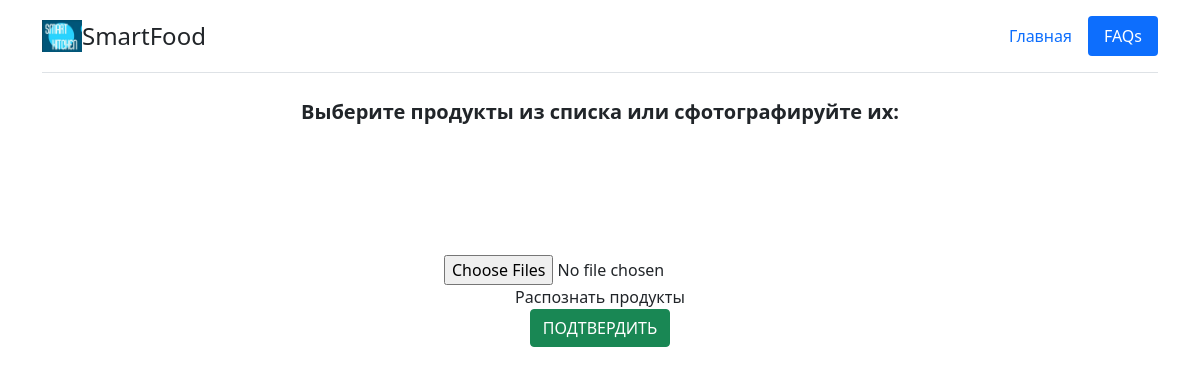
The app's page /smartfood/, older data.
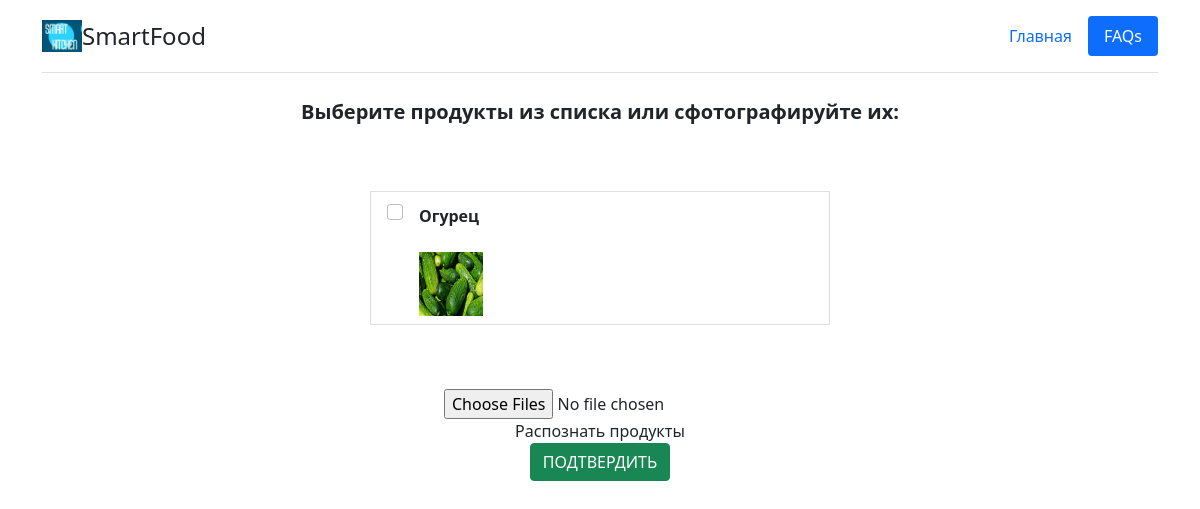
The same page, newer data.
### siteapp/models.py (models this page shows, shortened)
class FoodItem(models.Model):
    name = models.CharField("Название", max_length=150)
    visionname = models.CharField("Обозначение в CustomVision", max_length=150, blank=True)
    isIngredient = models.BooleanField("Может использоваться в качестве ингредиента")
    isEatable = models.BooleanField("Готово к употреблению")
    ingredients = models.ManyToManyField('self', blank=True, verbose_name="Ингредиенты")
    img = models.ImageField("Изображение", upload_to = "img/food")
    url = models.SlugField(max_length=160, unique=True)
    category = models.ForeignKey(
        FoodCategory, verbose_name="Категория", on_delete=models.SET_NULL, null=True
    )
    calories = models.PositiveIntegerField("Калории", default=10)
    fats = models.FloatField("Жиры (г)", default=0)
    carbohydrates = models.FloatField("Углеводы (г)", default=0)
    proteins = models.FloatField("Белки (г)", default=0)
    class Meta:
        verbose_name = "Еда"
        verbose_name_plural = "Список еды"
        ordering = ["name"]

### siteapp/views.py (the view)
# urls.py: path('', views.IndexView.as_view(), name='index'),
class IndexView(View):
    template = "index.html"
    def get(self, request):
        model = FoodItem.objects.all()
        foodlist = sorted(model, key=lambda instance: instance.name)
        return render(request, self.template, context={'foodlist': foodlist})

### siteapp/templates/index.html (shortened to what this page needs)
{% extends  'base.html' %}
{% load static %}
{% block body %}
    <p class="fs-5 fw-bolder text-center">Выберите продукты из списка или сфотографируйте их:</p>
    <div>
        <div class="list-group">
            {% for item in foodlist %}
                <div class="fooditem">
                    <label class="list-group-item d-flex gap-3">
                        <input class="fooditem_select form-check-input flex-shrink-0" type="checkbox" value="">
                        <span class="pt-1 form-checked-content">
                            <strong><div class="fooditem_name">{{ item.name }}</div></strong>
                            <img src="{{item.img.url}}" alt={{item.name}} width="64" height="64"></a>
                        </span>
                    </label>
                </div>
            {% endfor %}
        </div>
    </div>
    <div class="container text-center">
        <form action="" method="post" enctype="multipart/form-data" id="form" class="dropzone" id="dropzone">
            <div class="form-group">
                <input type="file" name="img" id="img" multiple />
                <div id="handleForm">Распознать продукты</div>
            </div>
        </form>
    </div>
    <div class="container text-center">
        <button id="btn_confirm_food" type="button" class="btn btn-success" data-toggle="modal" data-target="#exampleModal">
        ПОДТВЕРДИТЬ
        </button>
    </div>
{% endblock body %}

Row changes from the older to the newer data that the page shows:
added FoodItem: name "Огурец", img (picture)
